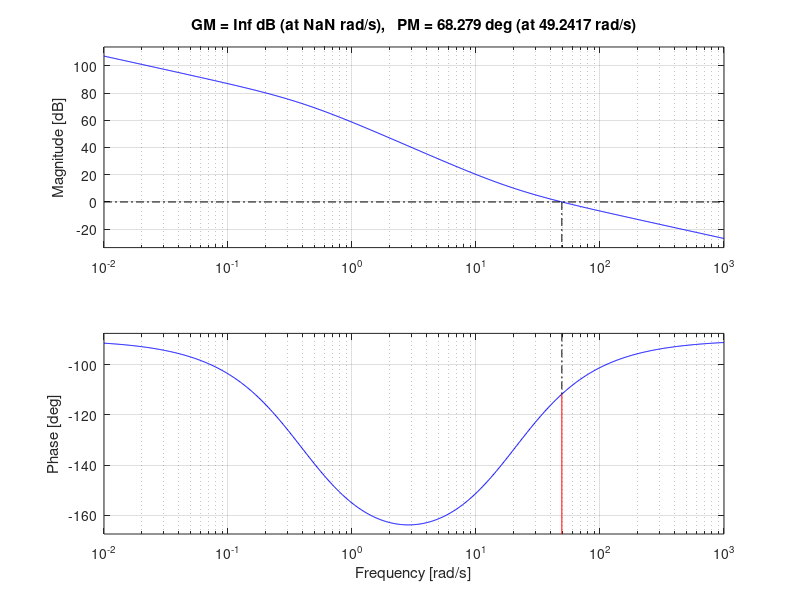

The MATLAB source for this figure:
clear
close all
clc
s = tf('s');

K = 15.28494351;
d1 = 0.40414687;
d0 = 0;

Kp = 0.091914614;
KD = 0.004575951663;

C = Kp+KD*s;

H = 651.8986469;

P = K/(s^2+d1*s+d0);

t_loop = C*P*H;

margin(t_loop)